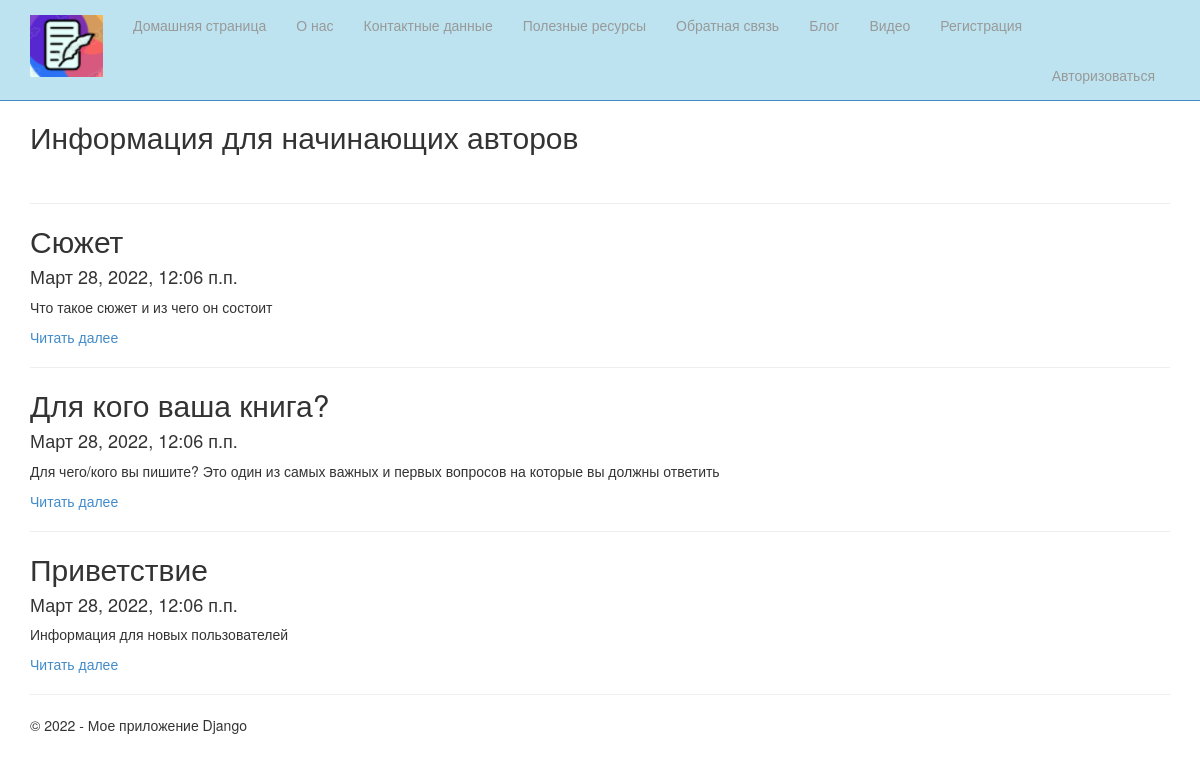
Screenshot of /blog/ with the database file from the repository.
### app/models.py (models this page shows, shortened)
class Blog(models.Model):
    title = models.CharField(max_length=100, unique_for_date="posted", verbose_name="Заголовок")
    description= models.TextField(verbose_name="Краткое содержание")
    content = models.TextField(verbose_name = "Полное содержание")
    posted = models.DateTimeField(default = datetime.now(), db_index=True, verbose_name="Опубликована")
    author=models.ForeignKey(User, null=True, blank=True, on_delete=models.SET_NULL, verbose_name="Автор")
    image = models.FileField(default ='interesting_201402030326241.jpg', verbose_name = 'Путь к картинке')
    class Meta:
        db_table="Posts"
        ordering=["-posted"]
        verbose_name="Статья блога"
        verbose_name_plural="Статья блога"

### app/views.py (the view)
# urls.py: path('blog/', views.blog, name='blog'),
def blog(request):
    posts = Blog.objects.all()
    assert isinstance(request, HttpRequest)
    return render(
    request,
        'app/blog.html',
        {
            'title':'Информация для начинающих авторов',
            'posts': posts,
            'year':datetime.now().year,
        }
    )

### app/templates/app/blog.html
{% extends "app/layout.html" %}
{% block content %}
<h2>{{ title }}</h2>
<br/>
{% for post in posts %}
<hr/>
<div class="">
    <h2>{{post.title}}</h2>
    <h4>{{post.posted}}</h4>
    <p>{{post.description}}</p>
    <p><a href="{% url 'blogpost' parametr=post.id %}">Читать далее</a></p>
</div>
{% endfor %}
{% endblock %}

### app/templates/app/layout.html (shortened to what this page needs)
<!DOCTYPE html>
<html>
<head>
    {% load staticfiles %}
    <link rel="stylesheet" type="text/css" href="{% static 'app/content/bootstrap.css' %}" />
    <link rel="stylesheet" type="text/css" href="{% static 'app/content/site.css' %}" />
</head>
<body>
    <div class="navbar navbar-inverse navbar-fixed-top">
        <div class="container">
            <div class="navbar-header">
                <a href="/" class="navbar-brand"><img src="{%static 'app/content/i.png'%}" alt="Книга" /></a>
            </div>
            <div class="navbar-collapse collapse">
                <ul class="nav navbar-nav">
                    <li><a href="{% url 'home' %}">Домашняя страница</a></li>
                    <li><a href="{% url 'about' %}">О нас</a></li>
                    <li><a href="{% url 'contact' %}">Контактные данные</a></li>
                    <li><a href="{% url 'links' %}">Полезные ресурсы</a></li>
                    <li><a href="{% url 'pool' %}">Обратная связь</a></li>
                    <li><a href="{% url 'blog' %}">Блог</a></li>
                    {% if not user.is_authenticated %}
                    <li><a href="{% url 'videopost' %}">Видео</a></li>
                    <li><a href="{% url 'registration' %}">Регистрация</a></li>
                    {% endif %}
                </ul>
                {% include 'app/loginpartial.html' %}
            </div>
        </div>
    </div>
    <div class="container body-content">
        {% block content %}{% endblock %}
        <hr />
        <footer>
            <p>&copy; {{ year }} - Мое приложение Django</p>
        </footer>
    </div>
</body>
</html>

### app/templates/app/loginpartial.html
{% if user.is_authenticated %}
<form id="logoutForm" action="/logout/" method="post" class="navbar-right">
    {% csrf_token %}
    <ul class="nav navbar-nav navbar-right">
        <li><span class="navbar-brand">Привет {{ user.username }}!</span></li>
        <li><a href="javascript:document.getElementById('logoutForm').submit()">Выйти</a></li>
    </ul>
</form>
{% else %}
<ul class="nav navbar-nav navbar-right">
    <li><a href="{% url 'login' %}">Авторизоваться</a></li>
</ul>
{% endif %}

### app/static/app/content/site.css (style rules this page uses)
body { padding-top: 100px; padding-bottom: 20px; }
.body-content { padding-left: 15px; padding-right: 15px; }

### rows the page displays
Blog: title "Сюжет", posted "Март 28, 2022, 12:06 п.п.", description "Что такое сюжет и из чего он состоит"
Blog: title "Для кого ваша книга?", posted "Март 28, 2022, 12:06 п.п.", description "Для чего/кого вы пишите? Это один из самых важных и первых вопросов на которые вы должны ответить"
Blog: title "Приветствие", posted "Март 28, 2022, 12:06 п.п.", description "Информация для новых пользователей"

### other values shown
{{ title }} "Информация для начинающих авторов"
